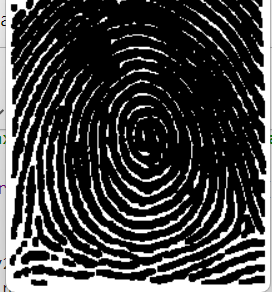
#> input picture img1.png, 272 x 292 px
$ jupyter execute test1.ipynb
#> lines starting #> are read from the running program, lines starting #| are printed output that depends on the picture; after the words box and inside, x2 and y2 are one past the last pixel; in counts of white or black regions, pixels touching at a corner belong together
[cell 1]
import cv2
import numpy as np
from skimage.metrics import structural_similarity as ssim
from sklearn.metrics import jaccard_score

# Load the grayscale fingerprint image
image = cv2.imread('img1.png', cv2.IMREAD_GRAYSCALE)
#> image: shape (292, 272); min 0, max 255, mean 65
if image is None:
    raise FileNotFoundError("Error: 'img1.png' not found.")

# Convert to binary
_, binary = cv2.threshold(image, 127, 255, cv2.THRESH_BINARY)
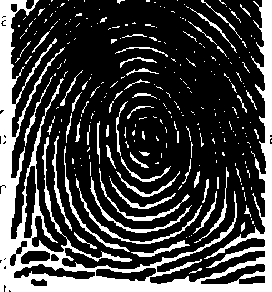
#> binary: shape (292, 272); 25.8% white; 266 white regions (205 under 20 px), largest, box (x1, y1, x2, y2) and area: (0, 0, 272, 292) 14240, (76, 178, 202, 244) 467, (90, 177, 192, 233) 398

# Define kernel for morphological operations
kernel = np.ones((3, 3), np.uint8)

# Apply morphological operations
operations = {
    "Eroded": cv2.erode(binary, kernel, iterations=1),
    "Dilated": cv2.dilate(binary, kernel, iterations=1),
    "Opened": cv2.morphologyEx(binary, cv2.MORPH_OPEN, kernel),
    "Closed": cv2.dilate(cv2.morphologyEx(binary, cv2.MORPH_CLOSE, kernel), kernel, iterations=1),

}

# Evaluation function
def evaluate(img, gt):
    result_flat = img.flatten() // 255
    gt_flat = gt.flatten() // 255
    ssim_score = ssim(gt, img)
    iou_score = jaccard_score(gt_flat, result_flat)
    return ssim_score, iou_score

# Evaluate all processed results
scores = {}
for name, img in operations.items():
    ssim_score, iou_score = evaluate(img, binary)
    scores[name] = (ssim_score, iou_score)
    print(f"{name} -> SSIM: {ssim_score:.4f}, IoU: {iou_score:.4f}")
#> this loop made 4 passes
#> (name, ssim_score, iou_score) on passes 1 to 4: ('Eroded', 0.316, 0.502), ('Dilated', 0.39, 0.591), ('Opened', 0.575, 0.769), ('Closed', 0.39, 0.591)
#| Eroded -> SSIM: 0.3159, IoU: 0.5024
#| Dilated -> SSIM: 0.3904, IoU: 0.5912
#| Opened -> SSIM: 0.5746, IoU: 0.7687
#| Closed -> SSIM: 0.3904, IoU: 0.5912
#> after the loop, scores = {'Eroded': (0.316, 0.502), 'Dilated': (0.39, 0.591), 'Opened': (0.575, 0.769), 'Closed': (0.39, 0.591)}

# Identify the best match based on SSIM and IoU
best_name, (best_ssim, best_iou) = max(scores.items(), key=lambda x: (x[1][0], x[1][1]))
#> best_name = 'Opened'; best_ssim = 0.575; best_iou = 0.769
best_img = operations[best_name]
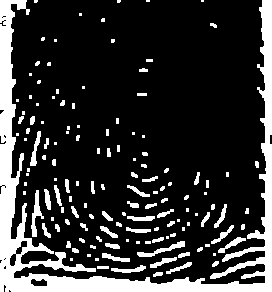
#> best_img: shape (292, 272); 19.8% white; 138 white regions (70 under 20 px), largest, box (x1, y1, x2, y2) and area: (0, 0, 272, 292) 11209, (31, 190, 44, 237) 233, (137, 241, 185, 257) 214
print(f"\n✅ Most accurate result for fingerprint recognition: {best_name} (SSIM: {best_ssim:.4f}, IoU: {best_iou:.4f})")
#| ✅ Most accurate result for fingerprint recognition: Opened (SSIM: 0.5746, IoU: 0.7687)

# Annotate the best result
annotated = cv2.cvtColor(best_img, cv2.COLOR_GRAY2BGR)
cv2.putText(annotated, f"Best: {best_name}", (10, 25),
            cv2.FONT_HERSHEY_SIMPLEX, 0.7, (0, 0, 255), 2)
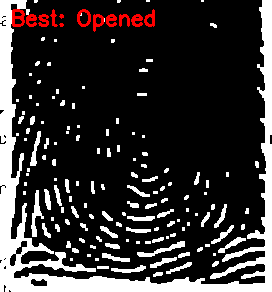
#> annotated: shape (292, 272, 3); mean B, G, R 50.4, 50.4, 53.9

# Convert original to BGR for side-by-side comparison
original_color = cv2.cvtColor(image, cv2.COLOR_GRAY2BGR)
cv2.putText(original_color, "Original", (10, 25),
            cv2.FONT_HERSHEY_SIMPLEX, 0.7, (255, 0, 0), 2)
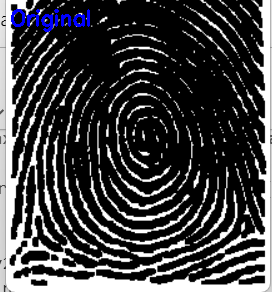
#> original_color: shape (292, 272, 3); mean B, G, R 66.8, 64.7, 64.7

# Stack images side by side
comparison = np.hstack((original_color, annotated))
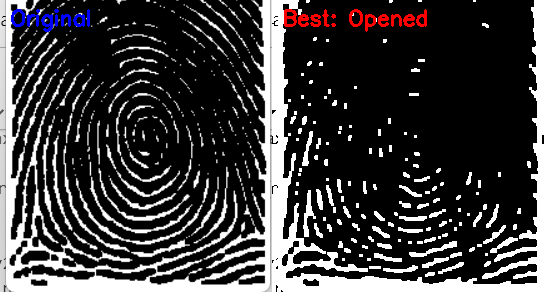
#> comparison: shape (292, 544, 3); mean B, G, R 58.6, 57.6, 59.3

# Show comparison
cv2.imshow("Fingerprint Comparison: Original vs Best Processed", comparison)

# Optionally show individual processed images
for name, img in operations.items():
    cv2.imshow(name, img)
#> this loop made 4 passes
#> name on passes 1 to 4: 'Eroded', 'Dilated', 'Opened', 'Closed'
#> pass 1, `cv2.imshow(name, img)`:
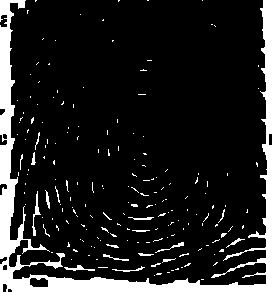
#> window 'Eroded': shape (292, 272); 13% white; 186 white regions (168 under 20 px), largest, box (x1, y1, x2, y2) and area: (0, 0, 272, 292) 8833, (32, 191, 41, 236) 108, (64, 265, 95, 271) 77
#> pass 2, `cv2.imshow(name, img)`:
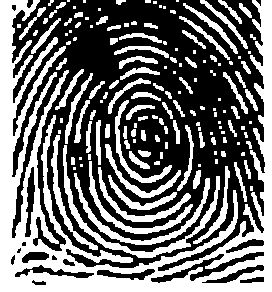
#> window 'Dilated': shape (292, 272); 43.6% white; 152 white regions (59 under 20 px), largest, box (x1, y1, x2, y2) and area: (0, 0, 272, 292) 20104, (63, 145, 220, 258) 1460, (74, 173, 210, 245) 1066

cv2.waitKey(0)
cv2.destroyAllWindows()

$ run again, with f1.jpeg saved as img1.png
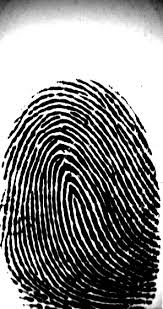
#> input picture f1.jpeg, 163 x 309 px
#> image is the input picture: shape (309, 163); min 0, max 255, mean 135.5
#> `_, binary = cv2.threshold(image, 127, 255, cv2.THRESH_BINARY)`:
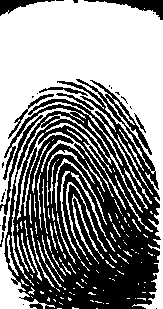
#> binary: shape (309, 163); 54% white; 26 black regions (16 under 20 px), largest, box (x1, y1, x2, y2) and area: (3, 79, 161, 309) 21305, (84, 0, 163, 20) 503, (0, 115, 43, 215) 364
#> the loop `for name, img in operations.items():` made 4 passes
#> name on passes 1 to 4: 'Eroded', 'Dilated', 'Opened', 'Closed'
#> (printed output is left out)
#> after the loop `for name, img in operations.items():`: scores = {'Eroded': (0.362, 0.655), 'Dilated': (0.461, 0.677), 'Opened': (0.485, 0.747), 'Closed': (0.461, 0.677)}
#> best_name = 'Opened'; best_ssim = 0.485; best_iou = 0.747
#> best_img: shape (309, 163); 40.4% white; 87 white regions (59 under 20 px), largest, box (x1, y1, x2, y2) and area: (0, 0, 163, 309) 17826, (0, 242, 30, 309) 947, (53, 95, 74, 102) 72
#| ✅ Most accurate result for fingerprint recognition: Opened (SSIM: 0.4851, IoU: 0.7472)
#> original_color: shape (309, 163, 3); 1.28% of pixels changed, all inside (x1, y1, x2, y2) = (11, 9, 90, 32)
#> the loop `for name, img in operations.items():` made 4 passes
#> name on passes 1 to 4: 'Eroded', 'Dilated', 'Opened', 'Closed'
#> pass 2, `cv2.imshow(name, img)`:
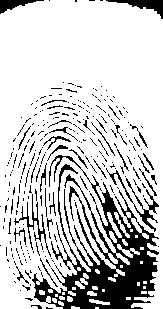
#> window 'Dilated': shape (309, 163); 79.8% white; 271 black regions (234 under 20 px), largest, box (x1, y1, x2, y2) and area: (32, 155, 159, 309) 6538, (106, 168, 159, 232) 423, (106, 0, 163, 19) 375

$ run again, with xyz.jpeg saved as img1.png
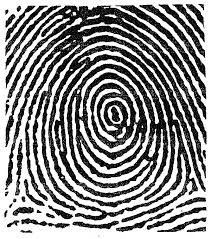
#> input picture xyz.jpeg, 211 x 239 px
#> image is the input picture: shape (239, 211); min 0, max 255, mean 141.2
#> `_, binary = cv2.threshold(image, 127, 255, cv2.THRESH_BINARY)`:
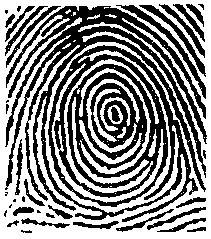
#> binary: shape (239, 211); 53.4% white; 37 black regions (10 under 20 px), largest, box (x1, y1, x2, y2) and area: (5, 6, 207, 222) 18900, (116, 5, 206, 99) 687, (139, 5, 206, 77) 501
#> the loop `for name, img in operations.items():` made 4 passes
#> name on passes 1 to 4: 'Eroded', 'Dilated', 'Opened', 'Closed'
#> (printed output is left out)
#> after the loop `for name, img in operations.items():`: scores = {'Eroded': (0.256, 0.474), 'Dilated': (0.341, 0.653), 'Opened': (0.846, 0.91), 'Closed': (0.341, 0.653)}
#> best_name = 'Opened'; best_ssim = 0.846; best_iou = 0.91
#> best_img: shape (239, 211); 48.6% white; 104 white regions (48 under 20 px), largest, box (x1, y1, x2, y2) and area: (0, 0, 211, 239) 14293, (45, 64, 171, 212) 1290, (54, 144, 163, 202) 782
#| ✅ Most accurate result for fingerprint recognition: Opened (SSIM: 0.8460, IoU: 0.9105)
#> original_color: shape (239, 211, 3); 1.28% of pixels changed, all inside (x1, y1, x2, y2) = (11, 9, 90, 32)
#> the loop `for name, img in operations.items():` made 4 passes
#> name on passes 1 to 4: 'Eroded', 'Dilated', 'Opened', 'Closed'
#> pass 2, `cv2.imshow(name, img)`:
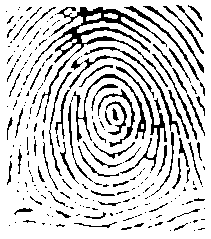
#> window 'Dilated': shape (239, 211); 81.8% white; black in thin lines or dots, all inside (x1, y1, x2, y2) = (6, 5, 205, 231)
